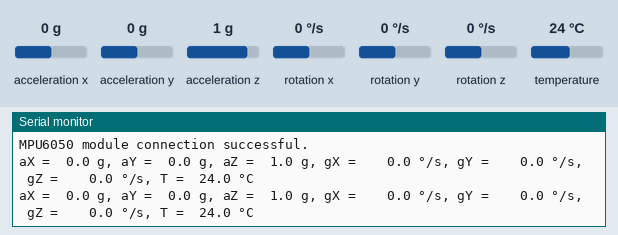
Bench run of a sketch on a simulated Arduino Uno, built with avr-gcc and run on an emulated ATmega328P. Shown: the last lines printed to the serial monitor. Inputs (shaded band) come from the test bench; at power-on: acceleration x 0 g, acceleration y 0 g, acceleration z 1 g, rotation x 0 °/s, rotation y 0 °/s, rotation z 0 °/s, temperature 24 °C.

Above: at 1.2 s.
1.3 s: acceleration x set to -1.4 g
At 3.0 s:
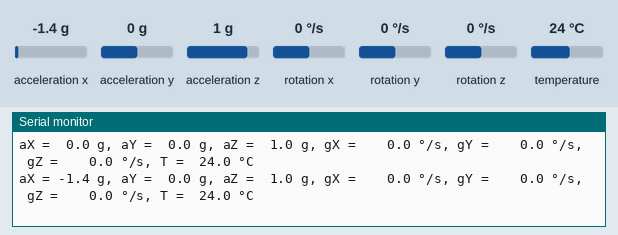
4.6 s: acceleration y set to -1.4 g
At 6.1 s:
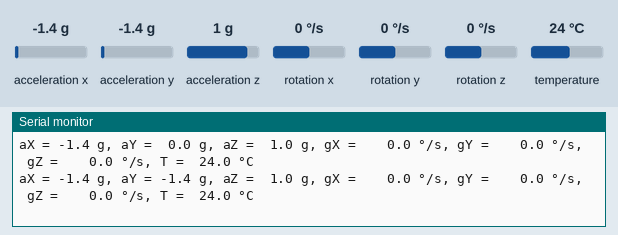
7.8 s: acceleration z set to -1.4 g
At 9.3 s:
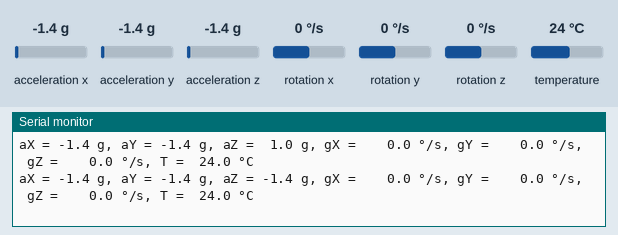
10.9 s: rotation x set to -192 °/s
At 12.2 s:
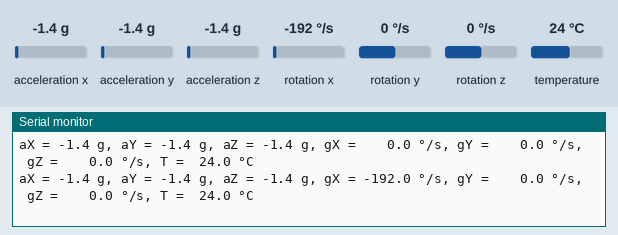
14.1 s: rotation y set to -192 °/s
At 15.1 s:
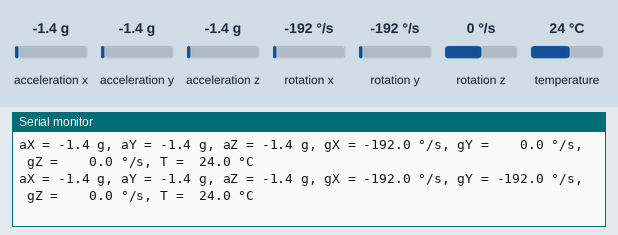
17.2 s: rotation z set to -192 °/s
At 18.7 s:
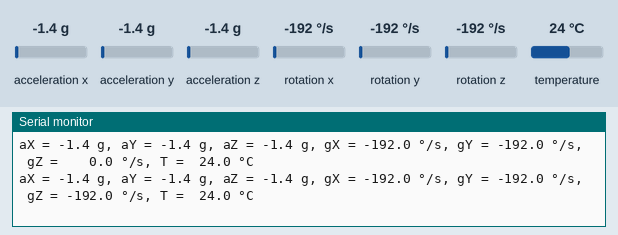

Measured:
- after the input at 1.3 s, the serial monitor: prints a new line after 0.84 s (image 1)
- after the input at 4.6 s, the serial monitor: prints a new line after 0.69 s (image 2)
- after the input at 7.8 s, the serial monitor: prints a new line after 0.63 s (image 3)
- after the input at 10.9 s, the serial monitor: prints a new line after 0.68 s (image 4)
- after the input at 14.1 s, the serial monitor: prints a new line after 0.63 s (image 5)
- after the input at 17.2 s, the serial monitor: prints a new line after 0.67 s (image 6)

The sketch:

MPU6050.ino
```cpp
// (licence header left out)
#include <Wire.h>
#include <I2Cdev.h>
#include <MPU6050.h>


// MPU6050 library constructor for module
// Uses default I2C address of 0x68; use mpu6050(0x69) to set alternate address
// if needed.
MPU6050 mpu6050;


int16_t ax, ay, az;  // raw accelerometer data register values
int16_t gx, gy, gz;  // raw gyroscope data register values
int16_t tr;          // raw temperature data register value
char buffer[7];      // temporary string buffer; used with dtostrf() function


void setup() {
   Wire.begin();          // initialize I2C bus (MPU6050 module)
   Serial.begin(9600);    // initialize serial bus (Serial Monitor)
   mpu6050.initialize();  // initialize MPU6050 sensor module

   // Verify module connection
   Serial.print("MPU6050 module connection ");
   Serial.println(mpu6050.testConnection() ? "successful." : "failed.");

   // Optionally update accelerometer and gyroscope data register offsets
   // Offsets are not retained when module is disconnected from power.
   // Use offset values obtained from running IMU_Zero calibration sketch.
   // setMPU6050Offsets(-906, -83, 773, 97, 34, 20);

   Serial.println();  // blank line
}


void loop() {
   // Read raw accel/gyro/temp sensor readings from module
   mpu6050.getMotion6(&ax, &ay, &az, &gx, &gy, &gz);
   tr = mpu6050.getTemperature();

   printMPU6050Values();  // print sensor readings in human readable format
   delay(1000);           // wait one second between readings
}


// Prints current MPU6050 values
void printMPU6050Values() {
   Serial.print("aX = ");  Serial.print(dtostrf(ax/16384.0, 4, 1, buffer));  Serial.print(" g, ");
   Serial.print("aY = ");  Serial.print(dtostrf(ay/16384.0, 4, 1, buffer));  Serial.print(" g, ");
   Serial.print("aZ = ");  Serial.print(dtostrf(az/16384.0, 4, 1, buffer));  Serial.print(" g, ");
   Serial.print("gX = ");  Serial.print(dtostrf(gx/131.0, 6, 1, buffer));  Serial.print(" °/s, ");
   Serial.print("gY = ");  Serial.print(dtostrf(gy/131.0, 6, 1, buffer));  Serial.print(" °/s, ");
   Serial.print("gZ = ");  Serial.print(dtostrf(gz/131.0, 6, 1, buffer));  Serial.print(" °/s, ");
   Serial.print("T = ");  Serial.print(dtostrf(tr/340.0+36.53, 5, 1, buffer));  Serial.println(" °C");
}


// Prints current MPU6050 offsets
void printMPU6050Offsets() {
    Serial.print("MPU6050 offsets: ");
    Serial.print("aX = ");  Serial.print(dtostrf(mpu6050.getXAccelOffset(), 5, 0, buffer));
    Serial.print(", aY = ");  Serial.print(dtostrf(mpu6050.getYAccelOffset(), 5, 0, buffer));
    Serial.print(", aZ = ");  Serial.print(dtostrf(mpu6050.getZAccelOffset(), 5, 0, buffer));
    Serial.print(", gX = ");  Serial.print(dtostrf(mpu6050.getXGyroOffset(), 5, 0, buffer));
    Serial.print(", gY = ");  Serial.print(dtostrf(mpu6050.getYGyroOffset(), 5, 0, buffer));
    Serial.print(", gZ = ");  Serial.println(dtostrf(mpu6050.getZGyroOffset(), 5, 0, buffer));
}


// Sets new MPU6050 offsets
void setMPU6050Offsets(int16_t aX, int16_t aY, int16_t aZ, int16_t gX, int16_t gY, int16_t gZ) {
   Serial.print("Old ");  printMPU6050Offsets();
   mpu6050.setXAccelOffset(aX);
   mpu6050.setYAccelOffset(aY);
   mpu6050.setZAccelOffset(aZ);
   mpu6050.setXGyroOffset(gX);
   mpu6050.setYGyroOffset(gY);
   mpu6050.setZGyroOffset(gZ);
   Serial.print("New ");  printMPU6050Offsets();
}
```
